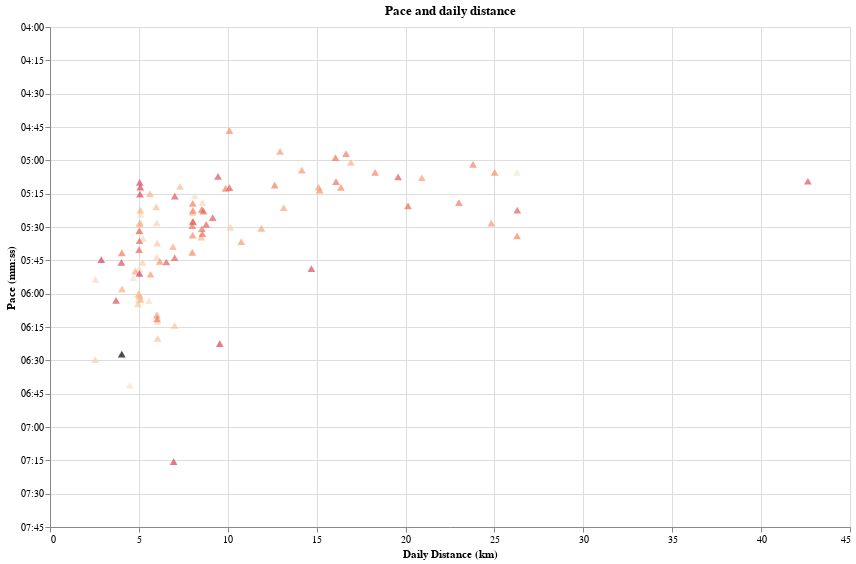

The notebook cell this image was saved under:
### Code cell
pace_ticks_values = list(range(240, 60 * 8, 15))
last_date = max(daily_df.index)


daily_line = (
    alt.Chart(daily_df.reset_index().sort_values("date"))
    .mark_point(
        filled=True,
        shape="triangle",
        size=60,
    )
    .encode(
        x=alt.X(
            "distance_km:Q",
            title="Daily Distance (km)",
            axis=alt.Axis(tickCount=int(daily_df["distance_km"].max() // 5)),
        ),
        y=alt.Y(
            "pace_sec_per_km:Q",
            scale=alt.Scale(
                reverse=True,
                zero=False,
                domain=(min(pace_ticks_values), max(pace_ticks_values)),
            ),
            title="Pace (mm:ss)",
            axis=alt.Axis(
                values=pace_ticks_values,
                labelExpr="datum.value > 0 ? timeFormat(datum.value * 1000, '%M:%S') : ''",
            ),
        ),
        tooltip=[
            alt.Tooltip("distance_km:Q", title="Distance (km)", format=".1f"),
            alt.Tooltip("date:T", title="Date"),
            alt.Tooltip("daily_pace_pretty:N", title="Pace (mm:ss/km)"),
        ],
        color=alt.condition(
            alt.datum.date_factor == daily_df["date_factor"].max(),
            alt.value("black"),
            alt.Color(
                "date_factor", scale=alt.Scale(scheme="lightorange"), legend=None
            ),
        ),
    )
    .properties(width=800, height=500, title="Pace and daily distance")
    .interactive()
)

daily_line.show()
